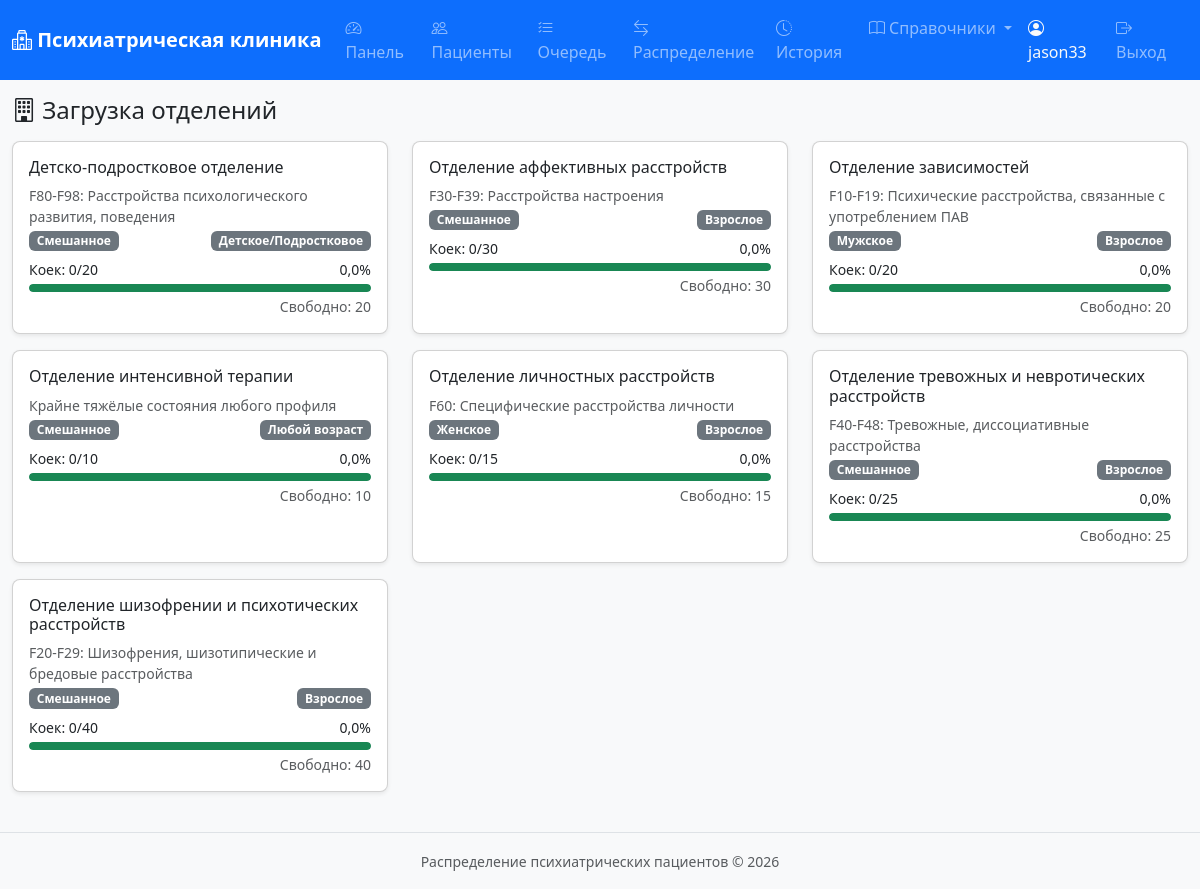
Page /distribution/departments/ (signed in) on the earlier database version.
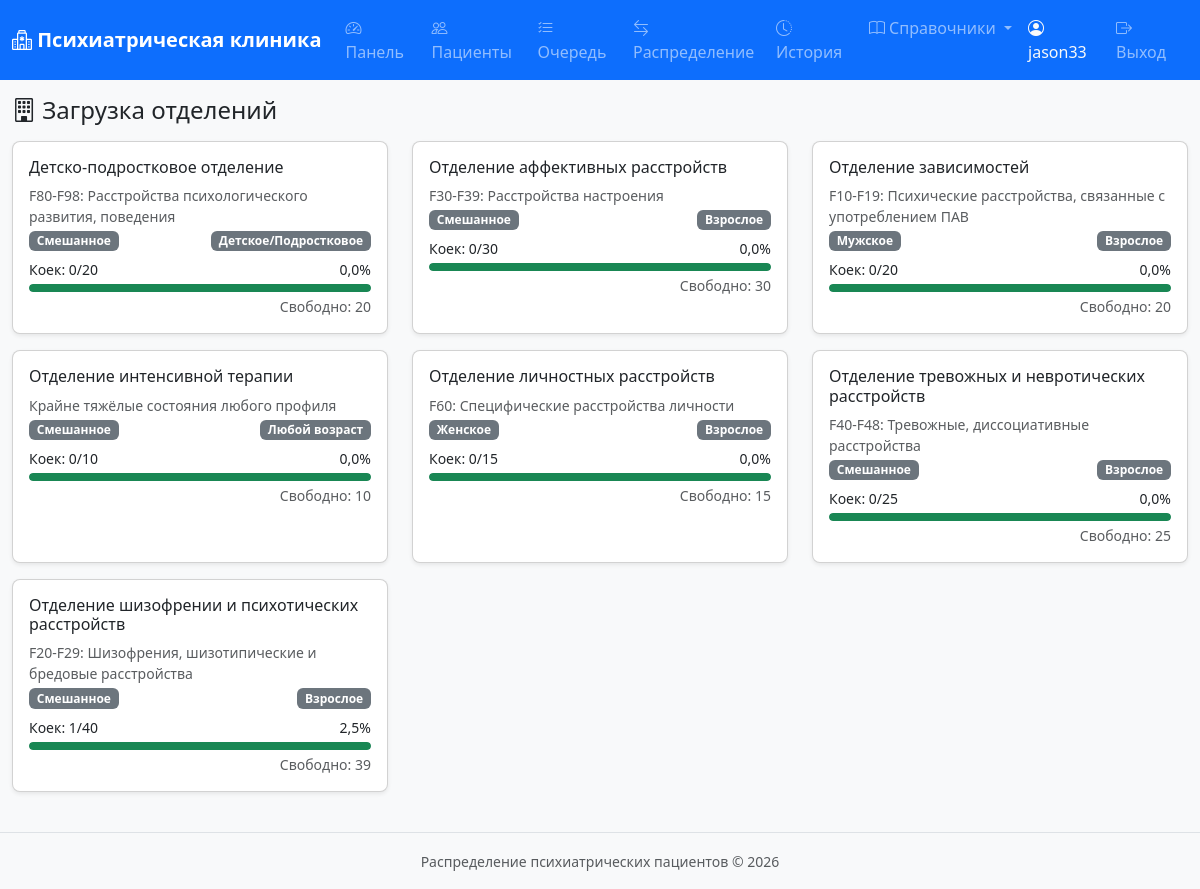
Same page on the later database version.
### apps/references/models.py (models this page shows, shortened)
class Department(models.Model):
    GENDER_CHOICES = [
        ('M', 'Мужское'),
        ('F', 'Женское'),
        ('ANY', 'Смешанное'),
    ]
    AGE_CHOICES = [
        ('CHILD', 'Детское/Подростковое'),
        ('ADULT', 'Взрослое'),
        ('ANY', 'Любой возраст'),
    ]
    name = models.CharField(max_length=200, verbose_name='Название отделения')
    profile = models.CharField(max_length=500, blank=True, verbose_name='Профиль (диагнозы)')
    profile_diagnoses = models.ManyToManyField(
        Diagnosis, blank=True, related_name='departments', verbose_name='Профильные диагнозы'
    )
    gender_restriction = models.CharField(
        max_length=3, choices=GENDER_CHOICES, default='ANY', verbose_name='Ограничение по полу'
    )
    age_category = models.CharField(
        max_length=5, choices=AGE_CHOICES, default='ANY', verbose_name='Возрастная категория'
    )
    total_beds = models.PositiveIntegerField(default=0, verbose_name='Общее кол-во коек')
    occupied_beds = models.PositiveIntegerField(default=0, verbose_name='Занято коек')
    is_active = models.BooleanField(default=True, verbose_name='Активно')
    class Meta:
        verbose_name = 'Отделение'
        verbose_name_plural = 'Отделения'
        ordering = ['name']
    @property
    def available_beds(self):
        return max(0, self.total_beds - self.occupied_beds)
    @property
    def occupancy_percent(self):
        if self.total_beds == 0:
            return 0
        return round(self.occupied_beds / self.total_beds * 100, 1)

### apps/distribution/views.py (the view)
# urls.py: path('departments/', views.department_load_view, name='department_load'),
@login_required
def department_load_view(request):
    departments = Department.objects.filter(is_active=True).order_by('name')
    return render(request, 'distribution/department_load.html', {'departments': departments})

### apps/distribution/templates/distribution/department_load.html (shortened to what this page needs)
{% extends "base.html" %}
{% block content %}
<h4 class="mt-3"><i class="bi bi-building"></i> Загрузка отделений</h4>
<div class="row mt-3">
    {% for dept in departments %}
    <div class="col-md-4 mb-3">
        <div class="card shadow-sm h-100">
            <div class="card-body">
                <h6 class="card-title">{{ dept.name }}</h6>
                <p class="text-muted small mb-1">{{ dept.profile|default:"—" }}</p>
                <div class="d-flex justify-content-between mb-1">
                    <span class="badge bg-secondary">{{ dept.get_gender_restriction_display }}</span>
                    <span class="badge bg-secondary">{{ dept.get_age_category_display }}</span>
                </div>
                <div class="mt-2">
                    <div class="d-flex justify-content-between small">
                        <span>Коек: {{ dept.occupied_beds }}/{{ dept.total_beds }}</span>
                        <span>{{ dept.occupancy_percent }}%</span>
                    </div>
                    <div class="occupancy-bar mt-1">
                        <div class="fill {% if dept.occupancy_percent < 50 %}occupancy-low{% elif dept.occupancy_percent < 80 %}occupancy-medium{% else %}occupancy-high{% endif %}"
                             style="width: {{ dept.occupancy_percent }}%"></div>
                    </div>
                    <div class="text-end small text-muted mt-1">
                        Свободно: {{ dept.available_beds }}
                    </div>
                </div>
            </div>
        </div>
    </div>
    {% endfor %}
</div>
{% endblock %}

Differences in the rows shown:
changed Department "Отделение шизофрении и психотических расстройств": occupied_beds "0" → "1"; occupancy_percent "0,0" → "2,5"; available_beds "40" → "39"
